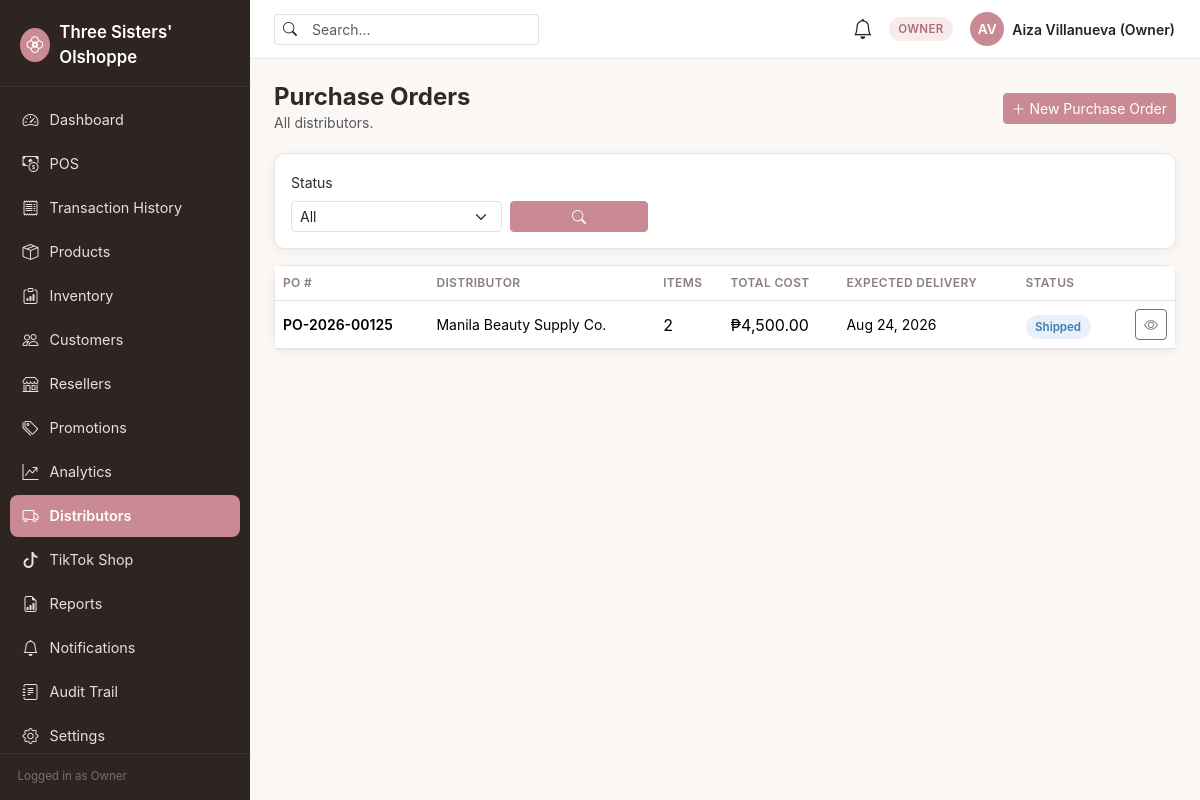
Page /distributors/purchase-orders.php (signed in) on the committed database.
### tables this page shows
CREATE TABLE purchase_orders (
    id                      INT UNSIGNED AUTO_INCREMENT PRIMARY KEY,
    po_number               VARCHAR(30) NOT NULL UNIQUE,
    distributor_id          INT UNSIGNED NOT NULL,
    status                  ENUM('requested','confirmed','preparing','shipped','delivered','cancelled') NOT NULL DEFAULT 'requested',
    expected_delivery_date  DATE NULL,
    total_cost              DECIMAL(12,2) NOT NULL DEFAULT 0.00,
    created_by              INT UNSIGNED NOT NULL,
    created_at              TIMESTAMP NOT NULL DEFAULT CURRENT_TIMESTAMP,
    updated_at              TIMESTAMP NOT NULL DEFAULT CURRENT_TIMESTAMP ON UPDATE CURRENT_TIMESTAMP,
    FOREIGN KEY (distributor_id) REFERENCES distributors(id),
    FOREIGN KEY (created_by) REFERENCES users(id),
    INDEX idx_po_status (status),
    INDEX idx_po_distributor (distributor_id)
);

CREATE TABLE distributors (
    id              INT UNSIGNED AUTO_INCREMENT PRIMARY KEY,
    name            VARCHAR(150) NOT NULL,
    contact_person  VARCHAR(150) NULL,
    phone           VARCHAR(30) NULL,
    email           VARCHAR(150) NULL,
    address         VARCHAR(255) NULL,
    lead_time_days  SMALLINT UNSIGNED NOT NULL DEFAULT 7,
    status          ENUM('active','inactive') NOT NULL DEFAULT 'active',
    created_at      TIMESTAMP NOT NULL DEFAULT CURRENT_TIMESTAMP,
    updated_at      TIMESTAMP NOT NULL DEFAULT CURRENT_TIMESTAMP ON UPDATE CURRENT_TIMESTAMP
);

### config/permissions.php (called while the page is built, shortened)
<?php
function can(string $permissionCode): bool
{
    return in_array($permissionCode, $_SESSION['permissions'] ?? [], true);
}
function hasRole(string ...$roles): bool
{
    return isset($_SESSION['role']) && in_array($_SESSION['role'], $roles, true);
}

### core/PurchaseOrderService.php (called while the page is built, shortened)
<?php
final class PurchaseOrderService
{
    public static function all(array $filters = [], ?int $distributorId = null): array
    {
        $where = ['1=1'];
        $params = [];
        $whereSql = implode(' AND ', $where);
        $stmt = db()->prepare(
            "SELECT po.*, d.name AS distributor_name, COUNT(poi.id) AS item_count
             FROM purchase_orders po
             JOIN distributors d ON d.id = po.distributor_id
             LEFT JOIN purchase_order_items poi ON poi.purchase_order_id = po.id
             WHERE $whereSql
             GROUP BY po.id
             ORDER BY po.created_at DESC"
        );
        $stmt->execute($params);
        return $stmt->fetchAll();
    }
}

### config/database.php (called while the page is built, shortened)
<?php
function db(): PDO
{
    static $pdo = null;
    $host = getenv('DB_HOST') ?: '127.0.0.1';
    $port = getenv('DB_PORT') ?: '3306';
    $name = getenv('DB_NAME') ?: 'three_sisters';
    $user = getenv('DB_USER') ?: 'root';
    $pass = getenv('DB_PASS') ?: '';
    $charset = 'utf8mb4';
    $dsn = "mysql:host={$host};port={$port};dbname={$name};charset={$charset}";
    $options = [
        PDO::ATTR_ERRMODE            => PDO::ERRMODE_EXCEPTION,
        PDO::ATTR_DEFAULT_FETCH_MODE => PDO::FETCH_ASSOC,
        PDO::ATTR_EMULATE_PREPARES   => false,
    ];
    try {
        $pdo = new PDO($dsn, $user, $pass, $options);
    } catch (PDOException $e) {
        error_log('[DB CONNECTION ERROR] ' . $e->getMessage());
        http_response_code(500);
        die('A system error occurred. Please try again later or contact the administrator.');
    }
    return $pdo;
}

### distributors/purchase-orders.php (the view, shortened to what this page needs)
<?php
$isOwnerView = can('distributors.manage');
$isDistributorView = hasRole(ROLE_DISTRIBUTOR) && can('distributors.portal');
$filters = ['status' => $_GET['status'] ?? ''];
$distributorId = $isDistributorView ? (int) ($_SESSION['distributor_id'] ?? 0) : null;
$purchaseOrders = PurchaseOrderService::all($filters, $distributorId);
$poBadge = ['requested' => 'badge-neutral', 'confirmed' => 'badge-info', 'preparing' => 'badge-info', 'shipped' => 'badge-info', 'delivered' => 'badge-success', 'cancelled' => 'badge-danger'];
require __DIR__ . '/../components/header.php';
?>
<div class="page-header d-flex justify-content-between align-items-center flex-wrap gap-2">
    <div>
        <h1 class="page-title h4 mb-0">Purchase Orders</h1>
        <p class="text-muted mb-0 small"><?= $isOwnerView ? 'All distributors.' : 'Orders assigned to you.' ?></p>
    </div>
    <?php if ($isOwnerView): ?>
        <a href="<?= BASE_URL ?>/distributors/po-add.php" class="btn btn-primary btn-sm"><i class="bi bi-plus-lg me-1"></i>New Purchase Order</a>
    <?php endif; ?>
</div>
<div class="ts-card p-3 mb-3">
    <form method="GET" class="row g-2 align-items-end">
        <div class="col-md-3">
            <label class="form-label small">Status</label>
            <select name="status" class="form-select form-select-sm">
                <option value="">All</option>
            </select>
        </div>
        <div class="col-md-2"><button type="submit" class="btn btn-primary btn-sm w-100"><i class="bi bi-search"></i></button></div>
    </form>
</div>
<div class="ts-card">
    <?php if (!$purchaseOrders): ?>
        <div class="empty-state"><i class="bi bi-truck"></i><p class="mb-0">No purchase orders found.</p></div>
    <?php else: ?>
        <div class="table-responsive">
            <table class="table align-middle mb-0">
                <thead><tr><th>PO #</th><th>Distributor</th><th>Items</th><th>Total Cost</th><th>Expected Delivery</th><th>Status</th><th></th></tr></thead>
                <tbody>
                <?php foreach ($purchaseOrders as $po): ?>
                    <tr>
                        <td class="fw-semibold small"><?= htmlspecialchars($po['po_number']) ?></td>
                        <td class="small"><?= htmlspecialchars($po['distributor_name']) ?></td>
                        <td><?= (int) $po['item_count'] ?></td>
                        <td>₱<?= number_format((float) $po['total_cost'], 2) ?></td>
                        <td class="small"><?= $po['expected_delivery_date'] ? htmlspecialchars(date('M j, Y', strtotime($po['expected_delivery_date']))) : '—' ?></td>
                        <td><span class="badge-status <?= $poBadge[$po['status']] ?>"><?= ucfirst($po['status']) ?></span></td>
                        <td class="text-end"><a href="<?= BASE_URL ?>/distributors/po-view.php?id=<?= $po['id'] ?>" class="btn btn-sm btn-outline-secondary"><i class="bi bi-eye"></i></a></td>
                    </tr>
                <?php endforeach; ?>
                </tbody>
            </table>
        </div>
    <?php endif; ?>
</div>
<?php require __DIR__ . '/../components/footer.php'; ?>

### assets/css/style.css (style rules this page uses)
:root { --ts-font-heading: 'Poppins', -apple-system, 'Segoe UI', Roboto, 'Helvetica Neue', Arial, sans-serif; --ts-font-body: 'Inter', -apple-system, 'Segoe UI', Roboto, 'Helvetica Neue', Arial, sans-serif; --ts-bg: #FAF7F5; --ts-surface: #FFFFFF; --ts-text: #2E2A28; --ts-text-muted: #8A7F7A; --ts-border: #ECE4E0; --ts-accent: #C98A93; --ts-accent-dark: #B06E78; --ts-accent-tint: #F7EBEC; --ts-sidebar-bg: #2E2422; --ts-sidebar-text: #E9DFDC; --ts-sidebar-active: #C98A93; --ts-success: #3E8E5A; --ts-success-bg: #E7F5EC; --ts-warning: #B98A2E; --ts-warning-bg: #FBF1DF; --ts-danger: #C0473F; --ts-danger-bg: #FBEAE8; --ts-info: #3E7CB1; --ts-info-bg: #E8F1FA; --ts-radius: 0.65rem; --ts-shadow: 0 2px 10px rgba(46, 34, 28, 0.06); --ts-shadow-lg: 0 8px 28px rgba(46, 34, 28, 0.10); --bs-body-font-family: var(--ts-font-body); }
body { background-color: var(--ts-bg); color: var(--ts-text); font-family: var(--ts-font-body); }
h1, h2, h3, h4, h5, h6, .brand-font { font-family: var(--ts-font-heading); color: var(--ts-text); }
a { color: var(--ts-accent-dark); }
.btn-primary { background-color: var(--ts-accent); border-color: var(--ts-accent); color: #fff; }
.page-header { margin-bottom: 1.25rem; }
.page-header .page-title { font-weight: 700; margin-bottom: 0.15rem; }
.card, .ts-card { background: var(--ts-surface); border: 1px solid var(--ts-border); border-radius: var(--ts-radius); box-shadow: var(--ts-shadow); }
.badge-status { font-weight: 600; font-size: 0.72rem; padding: 0.32rem 0.6rem; border-radius: 999px; }
.badge-info { background: var(--ts-info-bg); color: var(--ts-info); }
.table thead th { font-size: 0.75rem; text-transform: uppercase; letter-spacing: 0.03em; color: var(--ts-text-muted); border-bottom-width: 1px; font-weight: 600; }
.table td { vertical-align: middle; }

### rows in the picture
purchase_orders: po_number "PO-2026-00125", distributor.name "Manila Beauty Supply Co.", item_count "2", total_cost "4,500.00", expected_delivery_date "Aug 24, 2026", status "Shipped"

### other values in the picture
APP_NAME "Three Sisters' Olshoppe"
$item['label'] "Dashboard"
$item['label'] "POS"
$item['label'] "Transaction History"
$item['label'] "Products"
$item['label'] "Inventory"
$item['label'] "Customers"
$item['label'] "Resellers"
$item['label'] "Promotions"
$item['label'] "Analytics"
$item['label'] "Distributors"
$item['label'] "TikTok Shop"
$item['label'] "Reports"
$item['label'] "Notifications"
$item['label'] "Audit Trail"
